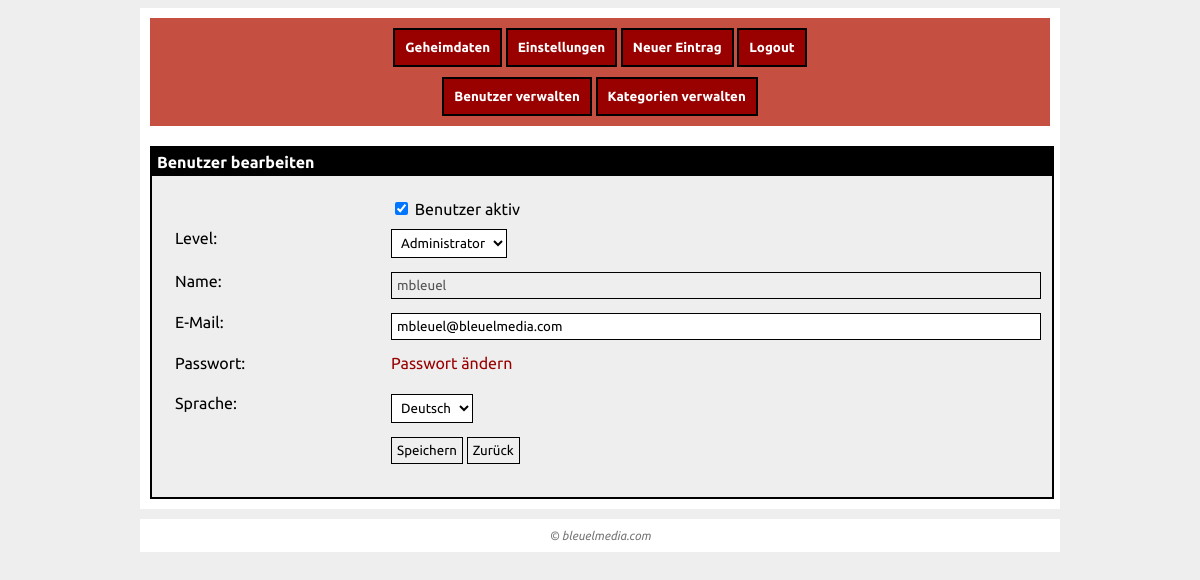
Page /index.php/users/edit/5 (signed in) on the committed database.
### tables this page shows
CREATE TABLE IF NOT EXISTS `users` (
  `id` int(10) unsigned NOT NULL AUTO_INCREMENT,
  `name` varchar(40) NOT NULL,
  `password` varchar(40) NOT NULL,
  `email` varchar(255) NOT NULL,
  `active` tinyint(1) NOT NULL DEFAULT '0',
  `level` tinyint(4) NOT NULL DEFAULT '1',
  `language` varchar(20) NOT NULL DEFAULT 'english',
  PRIMARY KEY (`id`),
  UNIQUE KEY `name` (`name`)
);

### application/helpers/template_helper.php (called while the page is built, shortened)
<?php if ( ! defined('BASEPATH')) exit('No direct script access allowed');
class Template
{
    private static $instance;
    private $data;
    public static function getInstance()
    {
        if (self::$instance == null)
            self::$instance = new Template();
        return self::$instance;
    }
    private function __construct()
    {
        $this->data = array();
    }
    public function set($key, $value)
    {
        $this->data[$key] = $value;
    }
    public function display($tpl, $plain = false)
    {
        $this->data["auth"] = AuthHelper::getInstance();
        $this->data["user"] = $this->data["auth"]->getCurrentUser();
        try {
            $CI = get_instance();
            $CI->load->language("error");
            $CI->load->language("common");
            if (!$plain)
                $CI->load->view("inc/header.php", $this->data);
            $CI->load->view($tpl, $this->data);
        } catch (Exception $e) {
            throw $e;
        }
    }
    public function js($jsFile)
    {
        if (!isset($this->data["jsFiles"]))
            $this->data["jsFiles"] = array();
        $this->data["jsFiles"][] = $jsFile;
    }
}

### application/controllers/users.php (called while the page is built, shortened)
<?php if ( ! defined('BASEPATH')) exit('No direct script access allowed');
class Users extends CI_Controller
{
    private $tpl;
    public function __construct()
    {
        $this->auth = AuthHelper::getInstance();
        $this->tpl = Template::getInstance();
    }
    public function edit($userId)
    {
        try {
            $user = $this->users_model->getUser($userId);
            $this->tpl->set("currentUser", $user);
        } catch (Exception $e) {
            $this->tpl->set("title", lang("error_FailedToLoadData"));
            $this->tpl->set("message", $e->getMessage());
            $this->tpl->display("error/error");
            return;
        }
        $this->tpl->js("users");
        $this->tpl->display("users_edit.php");
    }
}

### index.php (called while the page is built, shortened)
<?php
require_once BASEPATH.'core/CodeIgniter.php';

### application/models/users_model.php (called while the page is built, shortened)
<?php if ( ! defined('BASEPATH')) exit('No direct script access allowed');
class Users_model extends CI_Model
{
    public function getUser($id)
    {
        $this->db->select("id, name, email, active, level, language");
        $res = $this->db->get_where("users", array("id" => $id));
        $user = array();
        try {
            $user = $res->row_array();
        } catch (Exception $e) {
            throw $e;
        }
        return $user;
    }
}

### application/helpers/auth_helper.php (called while the page is built, shortened)
<?php if ( ! defined('BASEPATH')) exit('No direct script access allowed');
class AuthHelper
{
    private static $instance;
    private $CI;
    public static function getInstance()
    {
        if (self::$instance == null)
            self::$instance = new AuthHelper();
        return self::$instance;
    }
    public function __construct()
    {
        $this->CI = get_instance();
        $this->loadUserData();
    }
    private function loadUserData()
    {
        $userId = $this->CI->session->userdata("userId");
        $this->currentUser = $this->CI->users_model->getUser($userId);
    }
}

### application/views/users_edit.php (the view, shortened to what this page needs)
<?=form_open("users/doEdit")?>
<div class="form">
<div class="header">
    <?=lang("users_EditUser")?>
</div>
<div class="body">
    <table style="width: 100%;">
    <tr>
        <td>&nbsp;</td>
        <td>
            <input type="checkbox" name="active" value="1"<?=((intval($currentUser["active"]) == 1) ? " checked" : "")?>>
            <?=lang("users_UserIsActive")?>
        </td>
    </tr>
    <tr>
        <td><?=lang("users_Level")?>:</td>
        <td>
            <select name="level">
                <option value="0"<?=((intval($currentUser["level"]) == 0) ? " selected" : "")?>><?=lang("users_Administrator")?></option>
            </select>
        </td>
    </tr>
    <tr>
        <td><?=lang("users_Name")?>:</td>
        <td><input type="text" name="name" value="<?=$currentUser["name"]?>" disabled></td>
    </tr>
    <tr>
        <td><?=lang("users_EMail")?>:</td>
        <td><input type="text" name="email" value="<?=$currentUser["email"]?>" required></td>
    </tr>
    <tr>
        <td><?=lang("users_Password")?>:</td>
        <td>
            <span id="link_newPassword">
                <a href="javascript:void(0);" onclick="showEditPassword();"><?=lang("users_ChangePassword")?></a><br>
                &nbsp;</span>
        </td>
    </tr>
    <tr>
        <td><?=lang("users_Language")?>:</td>
        <td>
            <select name="language">
                <option value="german"<?=(($currentUser["language"] == "german") ? " selected" : "")?>>Deutsch</option>
            </select>
        </td>
    </tr>
    <tr>
        <td>&nbsp;</td>
        <td>
            <input type="submit" value="<?=lang("common_Save")?>">
            <input type="button" value="<?=lang("common_Back")?>" onclick="document.location.href='<?=site_url("users")?>';">
        </td>
    </tr>
    </table>
</div></div>
</form>

### tpl/base.css (style rules this page uses)
* { font-family: Ubuntu; }
body { font-size: 12pt; background: #eee; }
a { color: #990000; text-decoration: none; }
input[type=button] { border: 1px solid #000; margin-bottom: 10px; padding: 5px; cursor: pointer; }
input[type=submit] { border: 1px solid #000; margin-bottom: 10px; padding: 5px; cursor: pointer; }
div.form { border: 2px solid #000; background: #eee; width: 100%; margin: auto; margin-top: 20px; min-height: 100px; }
div.form div.header { background: #000; color: #fff; font-weight: bold; padding: 5px; }
div.form div.body { padding: 20px; }
div.form div.body input { border: 1px solid #000; margin-bottom: 10px; padding: 5px; width: 100%; }
div.form div.body input[type=submit] { cursor: pointer; width: auto; }
div.form div.body input[type=button] { cursor: pointer; width: auto; }
div.form div.body input[type=checkbox] { width: auto; }
div.form div.body select { border: 1px solid #000; margin-bottom: 10px; padding: 5px; background: #fff; }
div.form div.body table td { vertical-align: top; }

### tpl/smaller800.css (style rules this page uses)
* { font-family: Ubuntu; }
body { font-size: 12pt; background: #eee; margin: 0; }
a { color: #990000; text-decoration: none; }
input[type=button] { border: 1px solid #000; margin-bottom: 10px; padding: 5px; cursor: pointer; height: 11mm; }
input[type=submit] { border: 1px solid #000; margin-bottom: 10px; padding: 5px; cursor: pointer; height: 11mm; }
div.form { border: 2px solid #000; background: #eee; width: 95%; margin: auto; margin-top: 20px; min-height: 100px; }
div.form div.header { background: #000; color: #fff; font-weight: bold; padding: 5px 0 5px 0; }
div.form div.body { padding: 0px; }
div.form div.body input { border: 1px solid #000; margin-bottom: 10px; padding: 1px; width: 95%; }
div.form div.body input[type=submit] { cursor: pointer; height: 11mm; }
div.form div.body input[type=button] { cursor: pointer; height: 11mm; }
div.form div.body input[type=checkbox] { height: 11mm; }
div.form div.body select { border: 1px solid #000; margin-bottom: 10px; padding: 5px; background: #fff; }
div.form div.body table td { vertical-align: top; }

### tpl/print.css (style rules this page uses)
input { display: none; }

### rows in the picture
users: active "☑", level "Administrator", name "mbleuel", email "mbleuel@bleuelmedia.com", language "Deutsch"

### other values in the picture
lang("navigation_Home") "Geheimdaten"
lang("navigation_Settings") "Einstellungen"
lang("navigation_NewEntry") "Neuer Eintrag"
lang("navigation_Logout") "Logout"
lang("navigation_ManageUsers") "Benutzer verwalten"
lang("navigation_ManageCategories") "Kategorien verwalten"
lang("users_EditUser") "Benutzer bearbeiten"
lang("users_UserIsActive") "Benutzer aktiv"
lang("users_Level") "Level"
lang("users_Name") "Name"
lang("users_EMail") "E-Mail"
lang("users_Password") "Passwort"
lang("users_ChangePassword") "Passwort ändern"
lang("users_Language") "Sprache"
